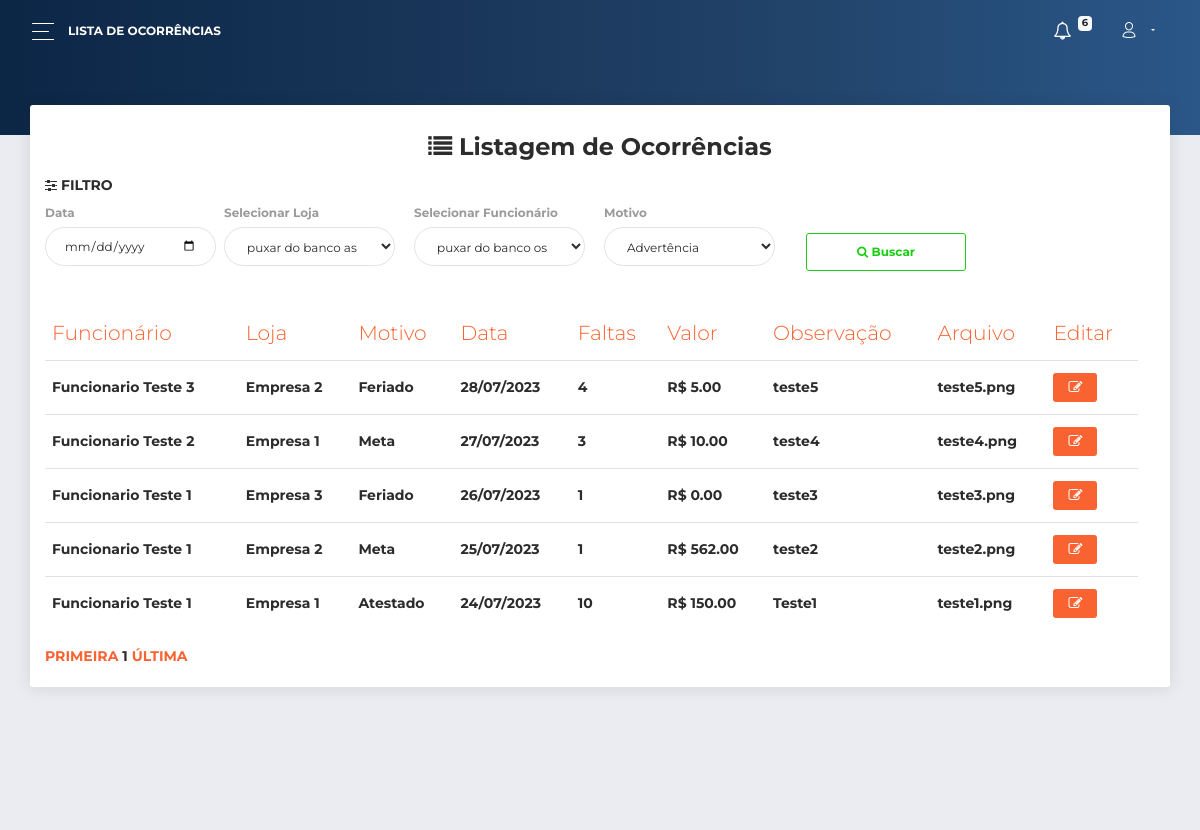
/painel/ocorrencias.php (signed in), run on the app's committed database.
### tables this page shows
CREATE TABLE IF NOT EXISTS `ocorrencias` (
  `id` INT NOT NULL AUTO_INCREMENT,
  `arquivo` TEXT NULL,
  `motivo` VARCHAR(45) NOT NULL,
  `faltas` INT NOT NULL,
  `valor` VARCHAR(45) NOT NULL,
  `observacao` VARCHAR(45) NULL,
  `status` ENUM('Ativo', 'Inativo') NOT NULL,
  `data_criacao` DATETIME NOT NULL,
  `funcionarios_id` INT NOT NULL,
  `empresas_id` INT NOT NULL,
  PRIMARY KEY (`id`),
  INDEX `fk_ocorrencias_funcionarios1_idx` (`funcionarios_id` ASC),
  INDEX `fk_ocorrencias_empresas1_idx` (`empresas_id` ASC),
  CONSTRAINT `fk_ocorrencias_funcionarios1`
    FOREIGN KEY (`funcionarios_id`)
    REFERENCES `funcionarios` (`id`)
    ON DELETE NO ACTION
    ON UPDATE NO ACTION,
  CONSTRAINT `fk_ocorrencias_empresas1`
    FOREIGN KEY (`empresas_id`)
    REFERENCES `empresas` (`id`)
    ON DELETE NO ACTION
    ON UPDATE NO ACTION);

### complements/inicio_php.php (called while the page is built, shortened)
<?php
if (!isset($_SESSION["id_usuario_login"])) {
	header("location:../");
}else{
include_once '../classes/conexao_bd.php';
$pesquisa_notificacao = "SELECT count(id) FROM logs where usuarios_id =".$_SESSION["id_usuario_login"]['id']." AND status = 'Ativo' ORDER BY data_criacao DESC LIMIT 30;";
$resultado_notificacao = mysqli_query($conn, $pesquisa_notificacao);
$row_notificacao = mysqli_fetch_assoc($resultado_notificacao);
}

### painel/ocorrencias.php (the view, shortened to what this page needs)
<?php
include_once "../complements/inicio_php.php";
require "../complements/begin_page.php";
$pagina = 1;
$limite = 10;
$inicio = ($pagina * $limite) - $limite;
$pesquisa_ocorrencias2 = "SELECT count(id) FROM acessos_ocorrencias WHERE usuarios_id =".$_SESSION["id_usuario_login"]['id'].";";
$resultado_ocorrencias2 = mysqli_query($conn, $pesquisa_ocorrencias2);
$row_ocorrencias2 = mysqli_fetch_assoc($resultado_ocorrencias2);
$paginas = ceil($row_ocorrencias2['count(id)'] / $limite);
$pesquisa_ocorrencias = "SELECT * FROM acessos_ocorrencias WHERE status = 'Ativo' AND usuarios_id =".$_SESSION["id_usuario_login"]['id']." order by data_criacao DESC LIMIT ".$inicio.", ".$limite.";";
$resultado_ocorrencias = mysqli_query($conn, $pesquisa_ocorrencias);
?>
<body class="">
  <div class="wrapper ">
    <div class="main-panel" id="main-panel">
      <nav class="navbar navbar-expand-lg navbar-transparent  bg-primary  navbar-absolute">
        <div class="container-fluid">
          <div class="navbar-wrapper">
            <div class="navbar-toggle">
              <button type="button" class="navbar-toggler">
                <span class="navbar-toggler-bar bar1"></span>
                <span class="navbar-toggler-bar bar2"></span>
                <span class="navbar-toggler-bar bar3"></span>
              </button>
            </div>
            <a class="navbar-brand"> Lista de Ocorrências</a>
          </div>
          <div class="collapse navbar-collapse justify-content-end" id="navigation">
            <ul class="navbar-nav">
              <li class="nav-item dropdown">
                <a href="notificacoes.php" class="nav-link">
                  <i class="fa fa-bell-o"></i>
                  <p>
                    <span class="badge badge-light"><?php echo $row_notificacao['count(id)']; ?></span>
                  </p>
                </a>
              </li>
              <li style="cursor: pointer;" class="nav-item dropdown">
                <a class="nav-link dropdown-toggle" id="navbarDropdownMenuLink" data-toggle="dropdown" aria-haspopup="true" aria-expanded="false">
                  <i class="now-ui-icons users_single-02"></i>
                </a>
              </li>
            </ul>
          </div>
        </div>
      </nav>
      <div class="panel-header panel-header-sm">
      </div>
      <div class="content">
        <div class="row">
          <div class="col-md-12">
            <div class="card">
              <div class="card-header">
              <center>
                <h4 class="card-title"> <i class="fa fa-list"></i><b> Listagem de Ocorrências</b></h4></center>
                <h6><i class="fa fa-sliders"></i> Filtro</h6>
                <div class="row">
                    <div class="col-md-2 pr-1">
                      <div class="form-group">
                        <label>Data</label>
                        <input type="date" name="data" class="form-control" >
                      </div>
                    </div>
                    <div class="col-md-2 pl-1">
                      <div class="form-group">
                        <label>Selecionar Loja</label>
                        <select name="" class="form-control">
                          <option value="">puxar do banco as empresas que o adm administra</option>
                        </select>
                      </div>
                    </div>
                    <div class="col-md-2 pl-1">
                      <div class="form-group">
                        <label>Selecionar Funcionário</label>
                        <select name="" class="form-control">
                          <option value="">puxar do banco os funcionarios da empresa selecionada</option>
                        </select>
                      </div>
                    </div>
                    <div class="col-md-2 pl-1">
                      <div class="form-group">
                        <label>Motivo</label>
                        <select name="" class="form-control">
                          <option value="">Advertência</option>
                        </select>
                      </div>
                    </div>
                  <div class="col-md-2">
                      <div class="form-group"><br>
                        <button type="submit" name="filtrar" class="btn btn-outline-success" style="width: 100%;"><b><i class="fa fa-search"></i> Buscar</b></button><br>
                      </div>
                    </div>
             </div>
          </div>
              <div class="card-body">
                <div class="table-responsive">
                  <table class="table">
                    <thead class=" text-primary">
                      <th>
                        Funcionário
                      </th>
                      <th>
                        Loja
                      </th>
                      <th>
                        Motivo
                      </th>
                      <th>
                        Data
                      </th>
                      <th>
                        Faltas
                      </th>
                      <th>
                        Valor
                      </th>
                      <th>
                        Observação
                      </th>
                      <th>
                        Arquivo
                      </th>
                      <th>
                        Editar
                      </th>
                      <th>
                      </th>
                    </thead>
                    <tbody>
                      <?php  while ($row_ocorrencias = mysqli_fetch_assoc($resultado_ocorrencias)){ ?>
                      <tr>
                        <td>
                          <?php echo $row_ocorrencias['funcionario_nome_completo'];?>
                        </td>
                        <td>
                          <?php echo $row_ocorrencias['empresa_nome_loja'];?>
                        </td>
                        <td>
                          <?php echo $row_ocorrencias['motivo'];?>
                        </td>
                        <td>
                          <?php echo date("d/m/Y", strtotime($row_ocorrencias['data_criacao']));?>
                        </td>
                        <td>
                          <?php echo $row_ocorrencias['faltas'];?>
                        </td>
                        <td>
                          R$ <?php echo $row_ocorrencias['valor'];?>
                        </td>
                        <td>
                          <?php echo $row_ocorrencias['observacao'];?>
                        </td>
                        <td>
                          <?php echo $row_ocorrencias['arquivo'];?>
                        </td>
                        <td>
                        <form action="editar-ocorrencias.php" method="POST">
                            <button class="btn btn-primary btn-sm" title="Editar"><i class=" fa fa-edit"></i></button>
                        </form>
                        </td>
                      </tr>
                    <?php } ?>
                    </tbody>
                  </table>
                  <a href="?pagina=1">PRIMEIRA</a>
                      <?=$pagina?>
                        <a href="?pagina=<?=$paginas?>">ÚLTIMA</a>
                </div>
              </div>
            </div>
          </div>
        </div>
      </div>
      <footer class="footer">
      </footer>
    </div>
  </div>
</body>
</html>

### complements/begin_page.php (shortened to what this page needs)
<!DOCTYPE html>
<html lang="pt">
<head>
  <link rel="stylesheet" href="https://use.fontawesome.com/releases/v5.7.1/css/all.css">
  <link href="assets/css/bootstrap.min.css" rel="stylesheet" />
  <link href="assets/css/now-ui-dashboard.css?v=1.3.0" rel="stylesheet" />
  <link href="assets/css/style.css" rel="stylesheet" />
  <link href="assets/demo/demo.css" rel="stylesheet" />
  <link rel="stylesheet" href="https://cdnjs.cloudflare.com/ajax/libs/font-awesome/4.7.0/css/font-awesome.min.css">
  <link href="https://cdnjs.cloudflare.com/ajax/libs/font-awesome-animation/0.2.1/font-awesome-animation.min.css" rel="stylesheet" />
</head>

### painel/assets/css/style.css (style rules this page uses)
.badge { font-size: 10px; position: relative; top: -8px; left: -1px; }

### data on the page
ocorrencias: funcionario_nome_completo "Funcionario Teste 3", empresa_nome_loja "Empresa 2", motivo "Feriado", data_criacao "28/07/2023", faltas "4", valor "5.00", observacao "teste5", arquivo "teste5.png"
ocorrencias: funcionario_nome_completo "Funcionario Teste 2", empresa_nome_loja "Empresa 1", motivo "Meta", data_criacao "27/07/2023", faltas "3", valor "10.00", observacao "teste4", arquivo "teste4.png"
ocorrencias: funcionario_nome_completo "Funcionario Teste 1", empresa_nome_loja "Empresa 3", motivo "Feriado", data_criacao "26/07/2023", faltas "1", valor "0.00", observacao "teste3", arquivo "teste3.png"
ocorrencias: funcionario_nome_completo "Funcionario Teste 1", empresa_nome_loja "Empresa 2", motivo "Meta", data_criacao "25/07/2023", faltas "1", valor "562.00", observacao "teste2", arquivo "teste2.png"
ocorrencias: funcionario_nome_completo "Funcionario Teste 1", empresa_nome_loja "Empresa 1", motivo "Atestado", data_criacao "24/07/2023", faltas "10", valor "150.00", observacao "Teste1", arquivo "teste1.png"

### other printed values
$row_notificacao['count(id)'] "6"
$pagina "1"
